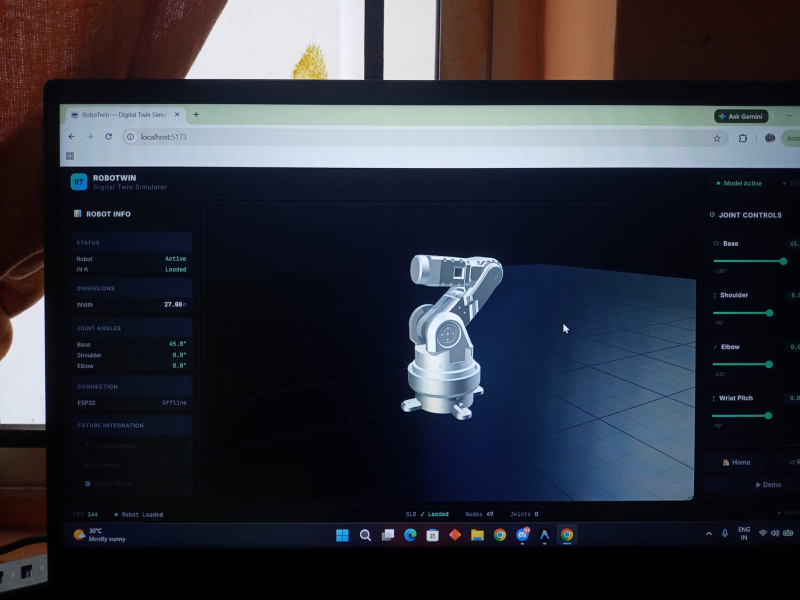
#> input picture images/WhatsApp Image 2026-07-28 at 11.02.21 AM.jpeg, 1600 x 1200 px (shown at 1/2 size)
$ python -i camera_utils.py   (imports and definitions only)
#> lines starting #> are read from the running program, lines starting #| are printed output that depends on the picture
#> further down, picture is the input picture: shape (1200, 1600, 3); mean B, G, R 59.1, 49.8, 47.6
"""
camera_utils.py — Frame Preprocessing Utilities for YOLO Inference.

Provides helper functions that transform raw camera frames into a
format suitable for YOLO inference, plus diagnostic utilities.

Author: [Author Placeholder]
Version: 1.0.0
"""

import cv2
import numpy as np


# [33 lines left out: function preprocess_frame, not called in this run]


def apply_clahe(frame: np.ndarray) -> np.ndarray:
    """
    Apply CLAHE (Contrast Limited Adaptive Histogram Equalisation) to a frame.

    Improves detection quality under uneven or low lighting conditions
    by locally equalising contrast in the LAB colour space.

    Args:
        frame: BGR numpy array.

    Returns:
        Contrast-enhanced BGR numpy array.
    """
    lab = cv2.cvtColor(frame, cv2.COLOR_BGR2LAB)
#> lab: shape (1200, 1600, 3); mean of channels 0, 1, 2 50.8, 130.6, 122.8
    l_channel, a_channel, b_channel = cv2.split(lab)
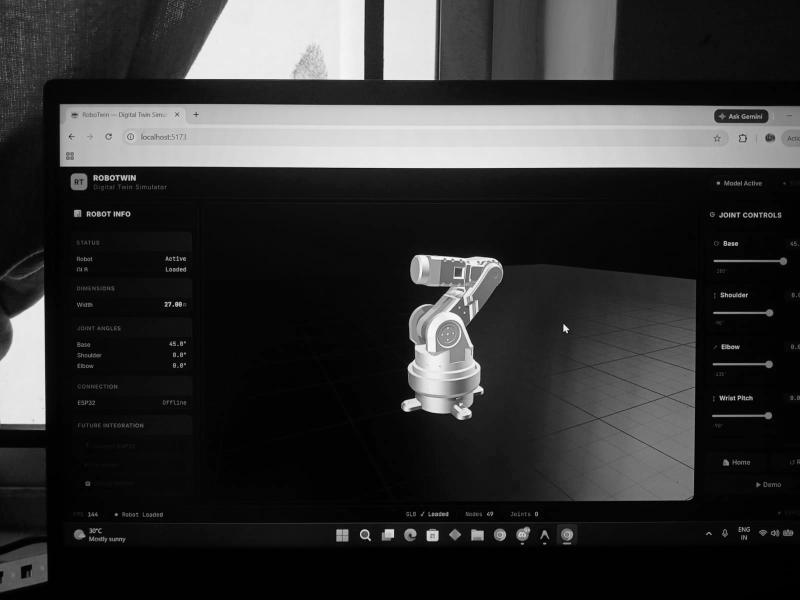
#> l_channel: shape (1200, 1600) (shown at 1/2 size); min 0, max 253, mean 50.8
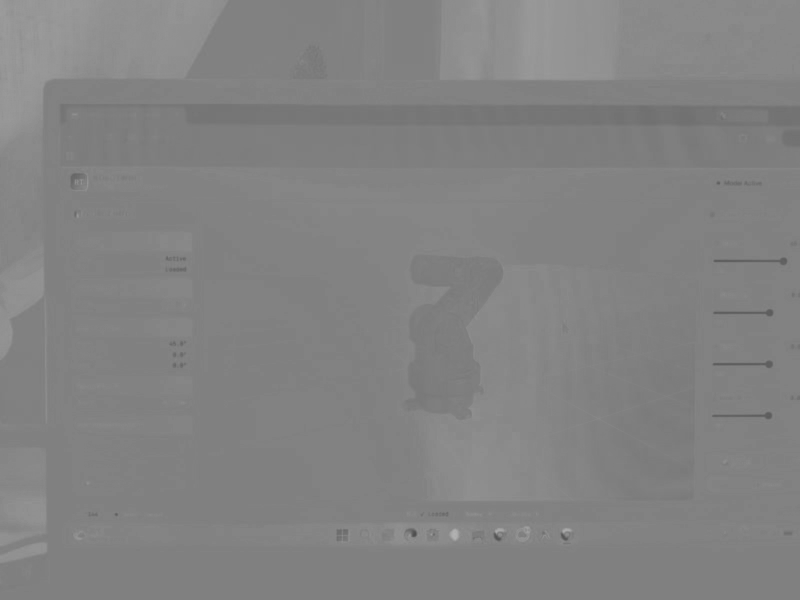
#> a_channel: shape (1200, 1600) (shown at 1/2 size); min 76, max 179, mean 130.6
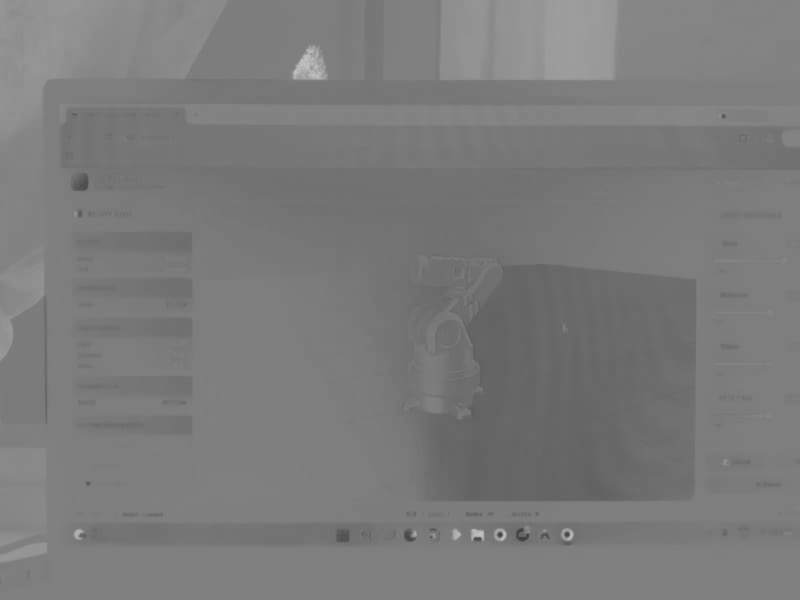
#> b_channel: shape (1200, 1600) (shown at 1/2 size); min 61, max 194, mean 122.8

    clahe = cv2.createCLAHE(clipLimit=2.0, tileGridSize=(8, 8))
    l_equalised = clahe.apply(l_channel)
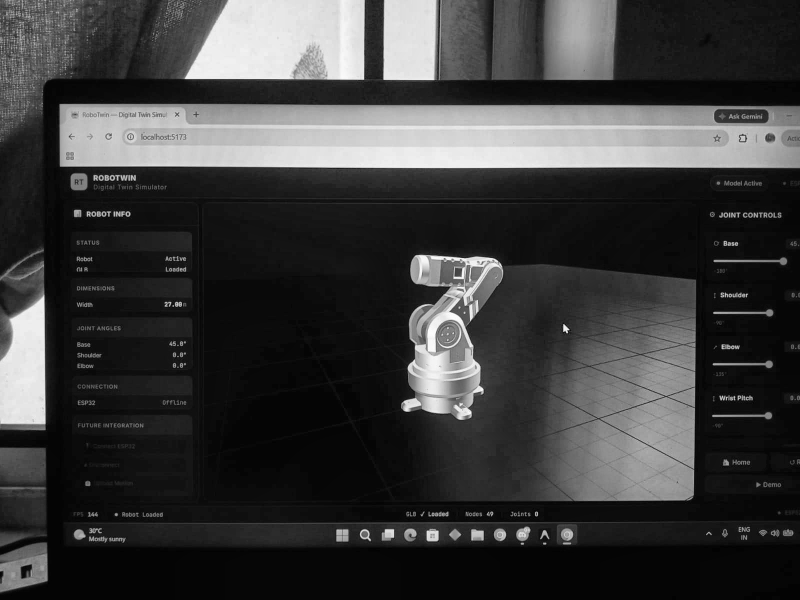
#> l_equalised: shape (1200, 1600) (shown at 1/2 size); min 1, max 255, mean 60

    enhanced_lab = cv2.merge([l_equalised, a_channel, b_channel])
#> enhanced_lab: shape (1200, 1600, 3); mean of channels 0, 1, 2 60, 130.6, 122.8
    return cv2.cvtColor(enhanced_lab, cv2.COLOR_LAB2BGR)
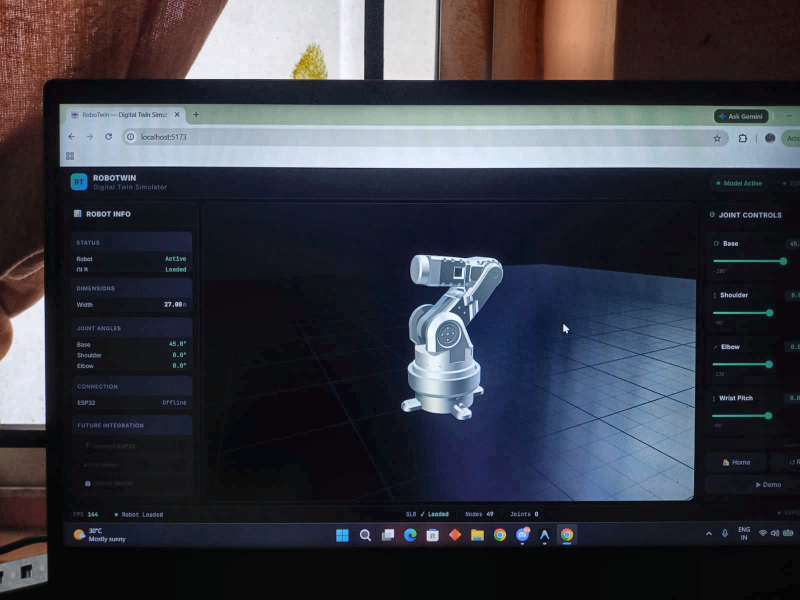
#> returned value: shape (1200, 1600, 3) (shown at 1/2 size); mean B, G, R 67.7, 58.8, 57.2


# [85 lines left out: functions is_frame_valid, crop_roi, _letterbox, not called in this run]

>>> import cv2
>>> picture = cv2.imread('../../images/WhatsApp Image 2026-07-28 at 11.02.21 AM.jpeg')
>>> result = apply_clahe(picture)

$ run again, on images/WhatsApp Image 2026-07-28 at 11.02.35 AM.jpeg
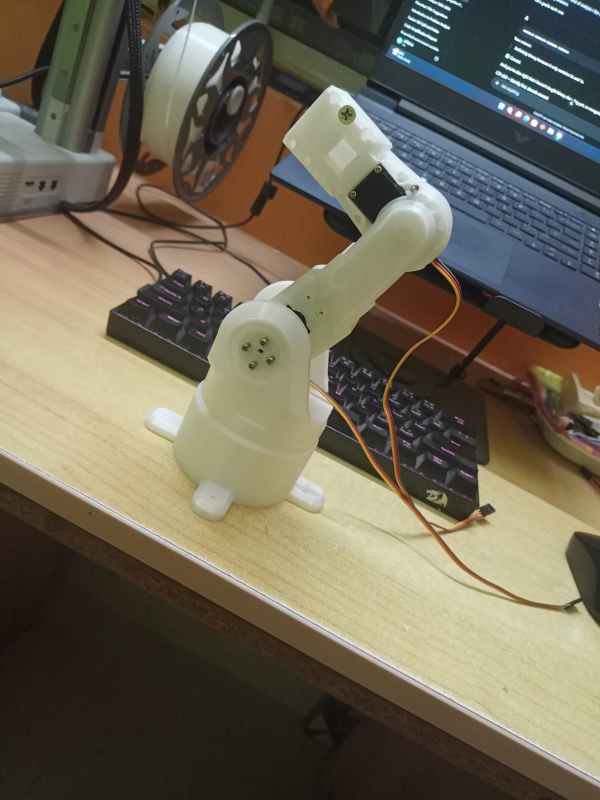
#> input picture images/WhatsApp Image 2026-07-28 at 11.02.35 AM.jpeg, 1200 x 1600 px (shown at 1/2 size)
#> picture is the input picture: shape (1600, 1200, 3); mean B, G, R 85.4, 102.5, 109.5
#> lab: shape (1600, 1200, 3); mean of channels 0, 1, 2 107.9, 128.5, 138.6
#> in apply_clahe, `l_equalised = clahe.apply(l_channel)`:
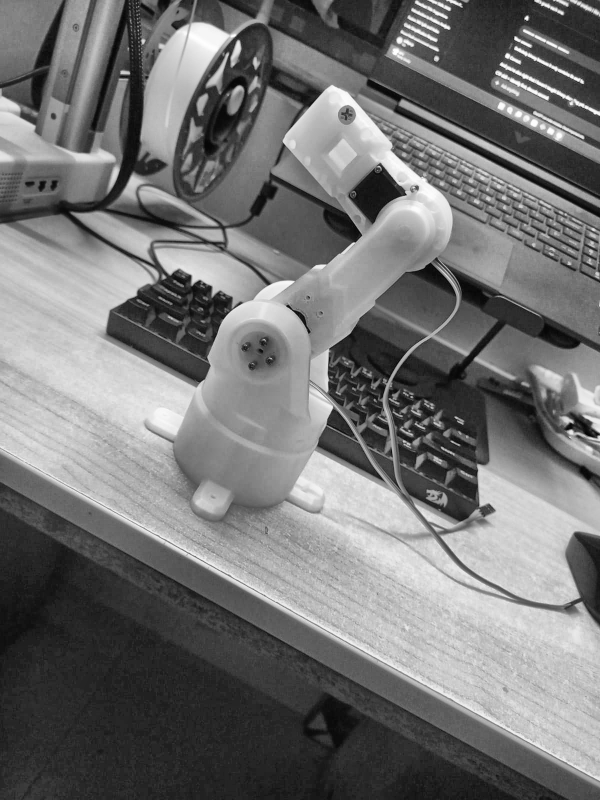
#> l_equalised: shape (1600, 1200) (shown at 1/2 size); min 1, max 255, mean 115.5
#> enhanced_lab: shape (1600, 1200, 3); mean of channels 0, 1, 2 115.5, 128.5, 138.6
#> in apply_clahe, `return cv2.cvtColor(enhanced_lab, cv2.COLOR_LAB2BGR)`:
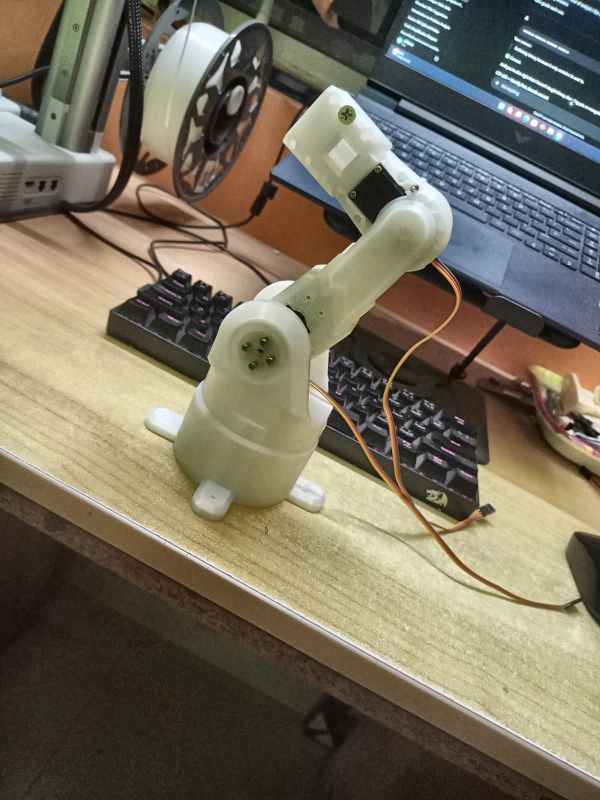
#> returned value: shape (1600, 1200, 3) (shown at 1/2 size); mean B, G, R 92.4, 109.8, 117

$ run again, on images/WhatsApp Image 2026-07-28 at 11.02.36 AM.jpeg
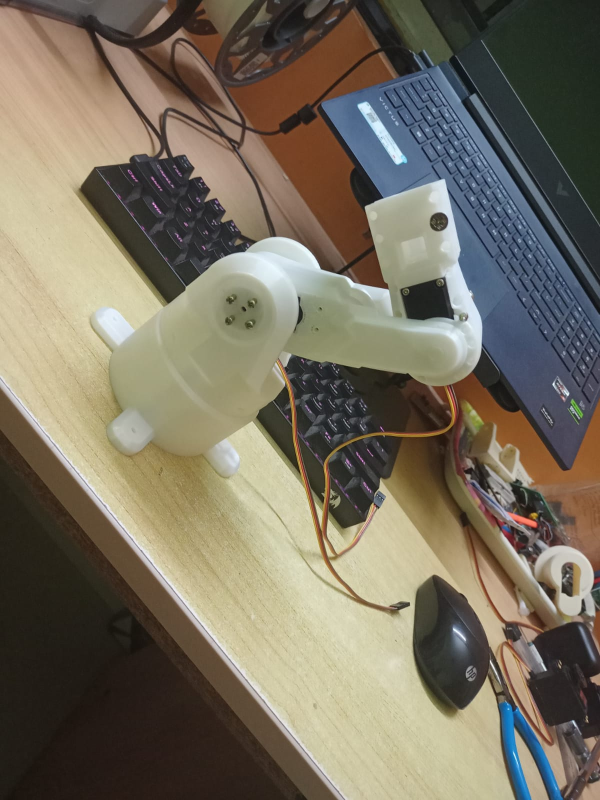
#> input picture images/WhatsApp Image 2026-07-28 at 11.02.36 AM.jpeg, 1200 x 1600 px (shown at 1/2 size)
#> picture is the input picture: shape (1600, 1200, 3); mean B, G, R 95.5, 111.5, 119.4
#> lab: shape (1600, 1200, 3); mean of channels 0, 1, 2 117.8, 129, 138.1
#> in apply_clahe, `l_equalised = clahe.apply(l_channel)`:
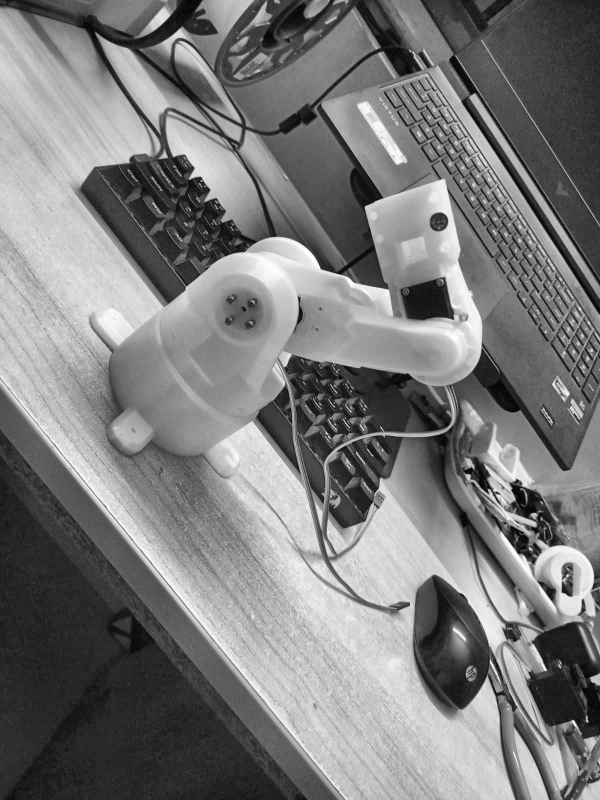
#> l_equalised: shape (1600, 1200) (shown at 1/2 size); min 2, max 255, mean 122.9
#> enhanced_lab: shape (1600, 1200, 3); mean of channels 0, 1, 2 122.9, 129, 138.1
#> in apply_clahe, `return cv2.cvtColor(enhanced_lab, cv2.COLOR_LAB2BGR)`:
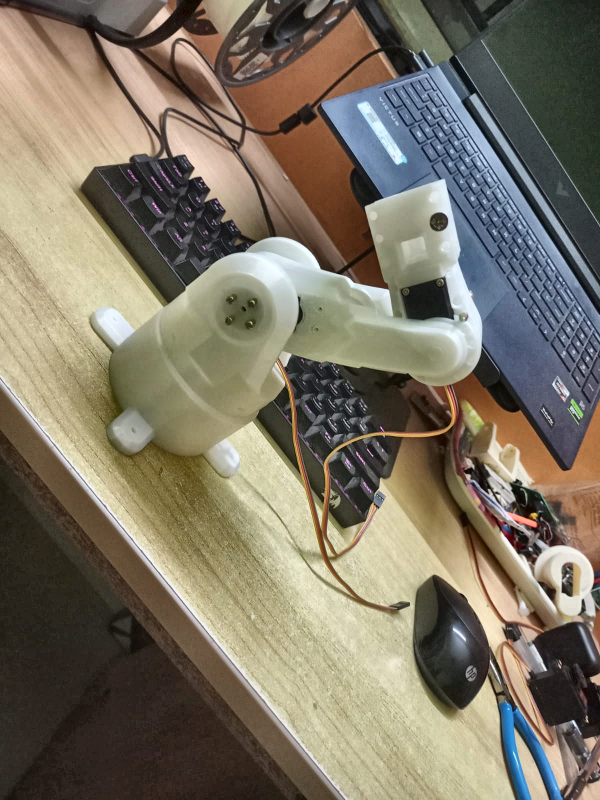
#> returned value: shape (1600, 1200, 3) (shown at 1/2 size); mean B, G, R 100.3, 116.6, 124.6
